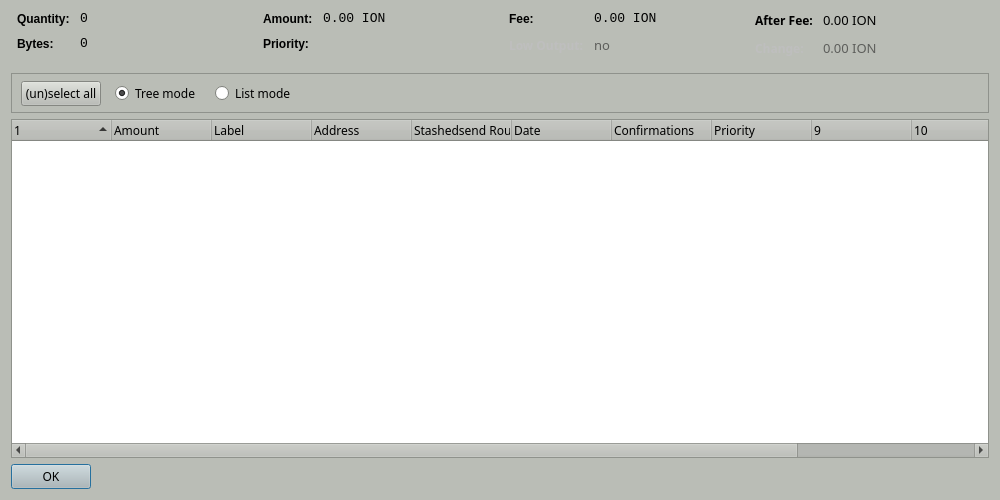
<?xml version="1.0" encoding="UTF-8"?>
<ui version="4.0">
 <class>CoinControlDialog</class>
 <widget class="QDialog" name="CoinControlDialog">
  <property name="geometry">
   <rect>
    <x>0</x>
    <y>0</y>
    <width>1000</width>
    <height>500</height>
   </rect>
  </property>
  <property name="palette">
   <palette>
    <active>
     <colorrole role="WindowText">
      <brush brushstyle="SolidPattern">
       <color alpha="255">
        <red>0</red>
        <green>0</green>
        <blue>0</blue>
       </color>
      </brush>
     </colorrole>
     <colorrole role="Button">
      <brush brushstyle="SolidPattern">
       <color alpha="255">
        <red>186</red>
        <green>189</green>
        <blue>182</blue>
       </color>
      </brush>
     </colorrole>
     <colorrole role="Light">
      <brush brushstyle="SolidPattern">
       <color alpha="255">
        <red>255</red>
        <green>255</green>
        <blue>255</blue>
       </color>
      </brush>
     </colorrole>
     <colorrole role="Midlight">
      <brush brushstyle="SolidPattern">
       <color alpha="255">
        <red>220</red>
        <green>222</green>
        <blue>218</blue>
       </color>
      </brush>
     </colorrole>
     <colorrole role="Dark">
      <brush brushstyle="SolidPattern">
       <color alpha="255">
        <red>93</red>
        <green>94</green>
        <blue>91</blue>
       </color>
      </brush>
     </colorrole>
     <colorrole role="Mid">
      <brush brushstyle="SolidPattern">
       <color alpha="255">
        <red>124</red>
        <green>126</green>
        <blue>121</blue>
       </color>
      </brush>
     </colorrole>
     <colorrole role="Text">
      <brush brushstyle="SolidPattern">
       <color alpha="255">
        <red>0</red>
        <green>0</green>
        <blue>0</blue>
       </color>
      </brush>
     </colorrole>
     <colorrole role="BrightText">
      <brush brushstyle="SolidPattern">
       <color alpha="255">
        <red>255</red>
        <green>255</green>
        <blue>255</blue>
       </color>
      </brush>
     </colorrole>
     <colorrole role="ButtonText">
      <brush brushstyle="SolidPattern">
       <color alpha="255">
        <red>0</red>
        <green>0</green>
        <blue>0</blue>
       </color>
      </brush>
     </colorrole>
     <colorrole role="Base">
      <brush brushstyle="SolidPattern">
       <color alpha="255">
        <red>255</red>
        <green>255</green>
        <blue>255</blue>
       </color>
      </brush>
     </colorrole>
     <colorrole role="Window">
      <brush brushstyle="SolidPattern">
       <color alpha="255">
        <red>186</red>
        <green>189</green>
        <blue>182</blue>
       </color>
      </brush>
     </colorrole>
     <colorrole role="Shadow">
      <brush brushstyle="SolidPattern">
       <color alpha="255">
        <red>0</red>
        <green>0</green>
        <blue>0</blue>
       </color>
      </brush>
     </colorrole>
     <colorrole role="AlternateBase">
      <brush brushstyle="SolidPattern">
       <color alpha="255">
        <red>220</red>
        <green>222</green>
        <blue>218</blue>
       </color>
      </brush>
     </colorrole>
     <colorrole role="ToolTipBase">
      <brush brushstyle="SolidPattern">
       <color alpha="255">
        <red>255</red>
        <green>255</green>
        <blue>220</blue>
       </color>
      </brush>
     </colorrole>
     <colorrole role="ToolTipText">
      <brush brushstyle="SolidPattern">
       <color alpha="255">
        <red>0</red>
        <green>0</green>
        <blue>0</blue>
       </color>
      </brush>
     </colorrole>
    </active>
    <inactive>
     <colorrole role="WindowText">
      <brush brushstyle="SolidPattern">
       <color alpha="255">
        <red>0</red>
        <green>0</green>
        <blue>0</blue>
       </color>
      </brush>
     </colorrole>
     <colorrole role="Button">
      <brush brushstyle="SolidPattern">
       <color alpha="255">
        <red>186</red>
        <green>189</green>
        <blue>182</blue>
       </color>
      </brush>
     </colorrole>
     <colorrole role="Light">
      <brush brushstyle="SolidPattern">
       <color alpha="255">
        <red>255</red>
        <green>255</green>
        <blue>255</blue>
       </color>
      </brush>
     </colorrole>
     <colorrole role="Midlight">
      <brush brushstyle="SolidPattern">
       <color alpha="255">
        <red>220</red>
        <green>222</green>
        <blue>218</blue>
       </color>
      </brush>
     </colorrole>
     <colorrole role="Dark">
      <brush brushstyle="SolidPattern">
       <color alpha="255">
        <red>93</red>
        <green>94</green>
        <blue>91</blue>
       </color>
      </brush>
     </colorrole>
     <colorrole role="Mid">
      <brush brushstyle="SolidPattern">
       <color alpha="255">
        <red>124</red>
        <green>126</green>
        <blue>121</blue>
       </color>
      </brush>
     </colorrole>
     <colorrole role="Text">
      <brush brushstyle="SolidPattern">
       <color alpha="255">
        <red>0</red>
        <green>0</green>
        <blue>0</blue>
       </color>
      </brush>
     </colorrole>
     <colorrole role="BrightText">
      <brush brushstyle="SolidPattern">
       <color alpha="255">
        <red>255</red>
        <green>255</green>
        <blue>255</blue>
       </color>
      </brush>
     </colorrole>
     <colorrole role="ButtonText">
      <brush brushstyle="SolidPattern">
       <color alpha="255">
        <red>0</red>
        <green>0</green>
        <blue>0</blue>
       </color>
      </brush>
     </colorrole>
     <colorrole role="Base">
      <brush brushstyle="SolidPattern">
       <color alpha="255">
        <red>255</red>
        <green>255</green>
        <blue>255</blue>
       </color>
      </brush>
     </colorrole>
     <colorrole role="Window">
      <brush brushstyle="SolidPattern">
       <color alpha="255">
        <red>186</red>
        <green>189</green>
        <blue>182</blue>
       </color>
      </brush>
     </colorrole>
     <colorrole role="Shadow">
      <brush brushstyle="SolidPattern">
       <color alpha="255">
        <red>0</red>
        <green>0</green>
        <blue>0</blue>
       </color>
      </brush>
     </colorrole>
     <colorrole role="AlternateBase">
      <brush brushstyle="SolidPattern">
       <color alpha="255">
        <red>220</red>
        <green>222</green>
        <blue>218</blue>
       </color>
      </brush>
     </colorrole>
     <colorrole role="ToolTipBase">
      <brush brushstyle="SolidPattern">
       <color alpha="255">
        <red>255</red>
        <green>255</green>
        <blue>220</blue>
       </color>
      </brush>
     </colorrole>
     <colorrole role="ToolTipText">
      <brush brushstyle="SolidPattern">
       <color alpha="255">
        <red>0</red>
        <green>0</green>
        <blue>0</blue>
       </color>
      </brush>
     </colorrole>
    </inactive>
    <disabled>
     <colorrole role="WindowText">
      <brush brushstyle="SolidPattern">
       <color alpha="255">
        <red>93</red>
        <green>94</green>
        <blue>91</blue>
       </color>
      </brush>
     </colorrole>
     <colorrole role="Button">
      <brush brushstyle="SolidPattern">
       <color alpha="255">
        <red>186</red>
        <green>189</green>
        <blue>182</blue>
       </color>
      </brush>
     </colorrole>
     <colorrole role="Light">
      <brush brushstyle="SolidPattern">
       <color alpha="255">
        <red>255</red>
        <green>255</green>
        <blue>255</blue>
       </color>
      </brush>
     </colorrole>
     <colorrole role="Midlight">
      <brush brushstyle="SolidPattern">
       <color alpha="255">
        <red>220</red>
        <green>222</green>
        <blue>218</blue>
       </color>
      </brush>
     </colorrole>
     <colorrole role="Dark">
      <brush brushstyle="SolidPattern">
       <color alpha="255">
        <red>93</red>
        <green>94</green>
        <blue>91</blue>
       </color>
      </brush>
     </colorrole>
     <colorrole role="Mid">
      <brush brushstyle="SolidPattern">
       <color alpha="255">
        <red>124</red>
        <green>126</green>
        <blue>121</blue>
       </color>
      </brush>
     </colorrole>
     <colorrole role="Text">
      <brush brushstyle="SolidPattern">
       <color alpha="255">
        <red>93</red>
        <green>94</green>
        <blue>91</blue>
       </color>
      </brush>
     </colorrole>
     <colorrole role="BrightText">
      <brush brushstyle="SolidPattern">
       <color alpha="255">
        <red>255</red>
        <green>255</green>
        <blue>255</blue>
       </color>
      </brush>
     </colorrole>
     <colorrole role="ButtonText">
      <brush brushstyle="SolidPattern">
       <color alpha="255">
        <red>93</red>
        <green>94</green>
        <blue>91</blue>
       </color>
      </brush>
     </colorrole>
     <colorrole role="Base">
      <brush brushstyle="SolidPattern">
       <color alpha="255">
        <red>186</red>
        <green>189</green>
        <blue>182</blue>
       </color>
      </brush>
     </colorrole>
     <colorrole role="Window">
      <brush brushstyle="SolidPattern">
       <color alpha="255">
        <red>186</red>
        <green>189</green>
        <blue>182</blue>
       </color>
      </brush>
     </colorrole>
     <colorrole role="Shadow">
      <brush brushstyle="SolidPattern">
       <color alpha="255">
        <red>0</red>
        <green>0</green>
        <blue>0</blue>
       </color>
      </brush>
     </colorrole>
     <colorrole role="AlternateBase">
      <brush brushstyle="SolidPattern">
       <color alpha="255">
        <red>186</red>
        <green>189</green>
        <blue>182</blue>
       </color>
      </brush>
     </colorrole>
     <colorrole role="ToolTipBase">
      <brush brushstyle="SolidPattern">
       <color alpha="255">
        <red>255</red>
        <green>255</green>
        <blue>220</blue>
       </color>
      </brush>
     </colorrole>
     <colorrole role="ToolTipText">
      <brush brushstyle="SolidPattern">
       <color alpha="255">
        <red>0</red>
        <green>0</green>
        <blue>0</blue>
       </color>
      </brush>
     </colorrole>
    </disabled>
   </palette>
  </property>
  <property name="windowTitle">
   <string>Coin Control</string>
  </property>
  <layout class="QVBoxLayout" name="verticalLayout">
   <item>
    <layout class="QHBoxLayout" name="horizontalLayoutTop" stretch="0,0,0,0">
     <property name="topMargin">
      <number>0</number>
     </property>
     <property name="bottomMargin">
      <number>10</number>
     </property>
     <item>
      <layout class="QFormLayout" name="formLayoutCoinControl1">
       <property name="horizontalSpacing">
        <number>10</number>
       </property>
       <property name="verticalSpacing">
        <number>10</number>
       </property>
       <property name="leftMargin">
        <number>6</number>
       </property>
       <property name="rightMargin">
        <number>6</number>
       </property>
       <item row="0" column="0">
        <widget class="QLabel" name="labelCoinControlQuantityText">
         <property name="styleSheet">
          <string notr="true">font-weight:bold;</string>
         </property>
         <property name="text">
          <string>Quantity:</string>
         </property>
        </widget>
       </item>
       <item row="0" column="1">
        <widget class="QLabel" name="labelCoinControlQuantity">
         <property name="font">
          <font>
           <family>Monospace</family>
           <pointsize>10</pointsize>
          </font>
         </property>
         <property name="cursor">
          <cursorShape>IBeamCursor</cursorShape>
         </property>
         <property name="contextMenuPolicy">
          <enum>Qt::ActionsContextMenu</enum>
         </property>
         <property name="text">
          <string notr="true">0</string>
         </property>
         <property name="textInteractionFlags">
          <set>Qt::LinksAccessibleByMouse|Qt::TextSelectableByKeyboard|Qt::TextSelectableByMouse</set>
         </property>
        </widget>
       </item>
       <item row="1" column="0">
        <widget class="QLabel" name="labelCoinControlBytesText">
         <property name="styleSheet">
          <string notr="true">font-weight:bold;</string>
         </property>
         <property name="text">
          <string>Bytes:</string>
         </property>
        </widget>
       </item>
       <item row="1" column="1">
        <widget class="QLabel" name="labelCoinControlBytes">
         <property name="font">
          <font>
           <family>Monospace</family>
           <pointsize>10</pointsize>
          </font>
         </property>
         <property name="cursor">
          <cursorShape>IBeamCursor</cursorShape>
         </property>
         <property name="contextMenuPolicy">
          <enum>Qt::ActionsContextMenu</enum>
         </property>
         <property name="text">
          <string notr="true">0</string>
         </property>
         <property name="textInteractionFlags">
          <set>Qt::LinksAccessibleByMouse|Qt::TextSelectableByKeyboard|Qt::TextSelectableByMouse</set>
         </property>
        </widget>
       </item>
      </layout>
     </item>
     <item>
      <layout class="QFormLayout" name="formLayoutCoinControl2">
       <property name="horizontalSpacing">
        <number>10</number>
       </property>
       <property name="verticalSpacing">
        <number>10</number>
       </property>
       <property name="leftMargin">
        <number>6</number>
       </property>
       <property name="rightMargin">
        <number>6</number>
       </property>
       <item row="0" column="0">
        <widget class="QLabel" name="labelCoinControlAmountText">
         <property name="styleSheet">
          <string notr="true">font-weight:bold;</string>
         </property>
         <property name="text">
          <string>Amount:</string>
         </property>
        </widget>
       </item>
       <item row="0" column="1">
        <widget class="QLabel" name="labelCoinControlAmount">
         <property name="font">
          <font>
           <family>Monospace</family>
           <pointsize>10</pointsize>
          </font>
         </property>
         <property name="cursor">
          <cursorShape>IBeamCursor</cursorShape>
         </property>
         <property name="contextMenuPolicy">
          <enum>Qt::ActionsContextMenu</enum>
         </property>
         <property name="text">
          <string notr="true">0.00 ION</string>
         </property>
         <property name="textInteractionFlags">
          <set>Qt::LinksAccessibleByMouse|Qt::TextSelectableByKeyboard|Qt::TextSelectableByMouse</set>
         </property>
        </widget>
       </item>
       <item row="1" column="0">
        <widget class="QLabel" name="labelCoinControlPriorityText">
         <property name="styleSheet">
          <string notr="true">font-weight:bold;</string>
         </property>
         <property name="text">
          <string>Priority:</string>
         </property>
        </widget>
       </item>
       <item row="1" column="1">
        <widget class="QLabel" name="labelCoinControlPriority">
         <property name="font">
          <font>
           <family>Monospace</family>
           <pointsize>10</pointsize>
          </font>
         </property>
         <property name="cursor">
          <cursorShape>IBeamCursor</cursorShape>
         </property>
         <property name="contextMenuPolicy">
          <enum>Qt::ActionsContextMenu</enum>
         </property>
         <property name="text">
          <string/>
         </property>
         <property name="textInteractionFlags">
          <set>Qt::LinksAccessibleByMouse|Qt::TextSelectableByKeyboard|Qt::TextSelectableByMouse</set>
         </property>
        </widget>
       </item>
      </layout>
     </item>
     <item>
      <layout class="QFormLayout" name="formLayoutCoinControl3">
       <property name="horizontalSpacing">
        <number>10</number>
       </property>
       <property name="verticalSpacing">
        <number>10</number>
       </property>
       <property name="leftMargin">
        <number>6</number>
       </property>
       <property name="rightMargin">
        <number>6</number>
       </property>
       <item row="0" column="0">
        <widget class="QLabel" name="labelCoinControlFeeText">
         <property name="styleSheet">
          <string notr="true">font-weight:bold;</string>
         </property>
         <property name="text">
          <string>Fee:</string>
         </property>
        </widget>
       </item>
       <item row="0" column="1">
        <widget class="QLabel" name="labelCoinControlFee">
         <property name="font">
          <font>
           <family>Monospace</family>
           <pointsize>10</pointsize>
          </font>
         </property>
         <property name="cursor">
          <cursorShape>IBeamCursor</cursorShape>
         </property>
         <property name="contextMenuPolicy">
          <enum>Qt::ActionsContextMenu</enum>
         </property>
         <property name="text">
          <string notr="true">0.00 ION</string>
         </property>
         <property name="textInteractionFlags">
          <set>Qt::LinksAccessibleByMouse|Qt::TextSelectableByKeyboard|Qt::TextSelectableByMouse</set>
         </property>
        </widget>
       </item>
       <item row="1" column="0">
        <widget class="QLabel" name="labelCoinControlLowOutputText">
         <property name="enabled">
          <bool>false</bool>
         </property>
         <property name="font">
          <font>
           <family>Sawasdee</family>
           <weight>75</weight>
           <bold>true</bold>
          </font>
         </property>
         <property name="styleSheet">
          <string notr="true">font-weight:bold;</string>
         </property>
         <property name="text">
          <string>Low Output:</string>
         </property>
        </widget>
       </item>
       <item row="1" column="1">
        <widget class="QLabel" name="labelCoinControlLowOutput">
         <property name="enabled">
          <bool>false</bool>
         </property>
         <property name="font">
          <font>
           <family>Sawasdee</family>
           <pointsize>10</pointsize>
          </font>
         </property>
         <property name="cursor">
          <cursorShape>IBeamCursor</cursorShape>
         </property>
         <property name="contextMenuPolicy">
          <enum>Qt::ActionsContextMenu</enum>
         </property>
         <property name="text">
          <string notr="true">no</string>
         </property>
         <property name="textInteractionFlags">
          <set>Qt::LinksAccessibleByMouse|Qt::TextSelectableByKeyboard|Qt::TextSelectableByMouse</set>
         </property>
        </widget>
       </item>
      </layout>
     </item>
     <item>
      <layout class="QFormLayout" name="formLayoutCoinControl4">
       <property name="horizontalSpacing">
        <number>10</number>
       </property>
       <property name="verticalSpacing">
        <number>10</number>
       </property>
       <property name="leftMargin">
        <number>6</number>
       </property>
       <property name="rightMargin">
        <number>6</number>
       </property>
       <item row="0" column="0">
        <widget class="QLabel" name="labelCoinControlAfterFeeText">
         <property name="font">
          <font>
           <family>Sawasdee</family>
           <weight>75</weight>
           <bold>true</bold>
          </font>
         </property>
         <property name="styleSheet">
          <string notr="true">font-weight:bold;</string>
         </property>
         <property name="text">
          <string>After Fee:</string>
         </property>
        </widget>
       </item>
       <item row="0" column="1">
        <widget class="QLabel" name="labelCoinControlAfterFee">
         <property name="font">
          <font>
           <family>Sawasdee</family>
           <pointsize>10</pointsize>
          </font>
         </property>
         <property name="cursor">
          <cursorShape>IBeamCursor</cursorShape>
         </property>
         <property name="contextMenuPolicy">
          <enum>Qt::ActionsContextMenu</enum>
         </property>
         <property name="text">
          <string notr="true">0.00 ION</string>
         </property>
         <property name="textInteractionFlags">
          <set>Qt::LinksAccessibleByMouse|Qt::TextSelectableByKeyboard|Qt::TextSelectableByMouse</set>
         </property>
        </widget>
       </item>
       <item row="1" column="0">
        <widget class="QLabel" name="labelCoinControlChangeText">
         <property name="enabled">
          <bool>false</bool>
         </property>
         <property name="font">
          <font>
           <family>Sawasdee</family>
           <weight>75</weight>
           <bold>true</bold>
          </font>
         </property>
         <property name="styleSheet">
          <string notr="true">font-weight:bold;</string>
         </property>
         <property name="text">
          <string>Change:</string>
         </property>
        </widget>
       </item>
       <item row="1" column="1">
        <widget class="QLabel" name="labelCoinControlChange">
         <property name="enabled">
          <bool>false</bool>
         </property>
         <property name="font">
          <font>
           <family>Sawasdee</family>
           <pointsize>10</pointsize>
          </font>
         </property>
         <property name="cursor">
          <cursorShape>IBeamCursor</cursorShape>
         </property>
         <property name="contextMenuPolicy">
          <enum>Qt::ActionsContextMenu</enum>
         </property>
         <property name="text">
          <string notr="true">0.00 ION</string>
         </property>
         <property name="textInteractionFlags">
          <set>Qt::LinksAccessibleByMouse|Qt::TextSelectableByKeyboard|Qt::TextSelectableByMouse</set>
         </property>
        </widget>
       </item>
      </layout>
     </item>
    </layout>
   </item>
   <item>
    <widget class="QFrame" name="frame">
     <property name="minimumSize">
      <size>
       <width>0</width>
       <height>40</height>
      </size>
     </property>
     <property name="font">
      <font>
       <family>Sawasdee</family>
      </font>
     </property>
     <property name="frameShape">
      <enum>QFrame::StyledPanel</enum>
     </property>
     <property name="frameShadow">
      <enum>QFrame::Sunken</enum>
     </property>
     <widget class="QWidget" name="horizontalLayoutWidget">
      <property name="geometry">
       <rect>
        <x>10</x>
        <y>0</y>
        <width>781</width>
        <height>41</height>
       </rect>
      </property>
      <property name="font">
       <font>
        <family>Sawasdee</family>
       </font>
      </property>
      <layout class="QHBoxLayout" name="horizontalLayoutPanel" stretch="0,0,0,0">
       <property name="spacing">
        <number>14</number>
       </property>
       <item>
        <widget class="QPushButton" name="pushButtonSelectAll">
         <property name="sizePolicy">
          <sizepolicy hsizetype="Maximum" vsizetype="Fixed">
           <horstretch>0</horstretch>
           <verstretch>0</verstretch>
          </sizepolicy>
         </property>
         <property name="font">
          <font>
           <family>Sawasdee</family>
          </font>
         </property>
         <property name="text">
          <string>(un)select all</string>
         </property>
        </widget>
       </item>
       <item>
        <widget class="QRadioButton" name="radioTreeMode">
         <property name="sizePolicy">
          <sizepolicy hsizetype="Maximum" vsizetype="Fixed">
           <horstretch>0</horstretch>
           <verstretch>0</verstretch>
          </sizepolicy>
         </property>
         <property name="font">
          <font>
           <family>Sawasdee</family>
          </font>
         </property>
         <property name="text">
          <string>Tree mode</string>
         </property>
         <property name="checked">
          <bool>true</bool>
         </property>
        </widget>
       </item>
       <item>
        <widget class="QRadioButton" name="radioListMode">
         <property name="sizePolicy">
          <sizepolicy hsizetype="Maximum" vsizetype="Fixed">
           <horstretch>0</horstretch>
           <verstretch>0</verstretch>
          </sizepolicy>
         </property>
         <property name="font">
          <font>
           <family>Sawasdee</family>
          </font>
         </property>
         <property name="text">
          <string>List mode</string>
         </property>
        </widget>
       </item>
       <item>
        <spacer name="horizontalSpacer">
         <property name="font">
          <font>
           <family>Sawasdee</family>
          </font>
         </property>
         <property name="orientation">
          <enum>Qt::Horizontal</enum>
         </property>
         <property name="sizeHint" stdset="0">
          <size>
           <width>40</width>
           <height>20</height>
          </size>
         </property>
        </spacer>
       </item>
      </layout>
     </widget>
    </widget>
   </item>
   <item>
    <widget class="CoinControlTreeWidget" name="treeWidget">
     <property name="font">
      <font>
       <family>Sawasdee</family>
      </font>
     </property>
     <property name="contextMenuPolicy">
      <enum>Qt::CustomContextMenu</enum>
     </property>
     <property name="sortingEnabled">
      <bool>false</bool>
     </property>
     <property name="columnCount">
      <number>12</number>
     </property>
     <attribute name="headerShowSortIndicator" stdset="0">
      <bool>true</bool>
     </attribute>
     <attribute name="headerStretchLastSection">
      <bool>false</bool>
     </attribute>
     <column>
      <property name="text">
       <string/>
      </property>
     </column>
     <column>
      <property name="text">
       <string>Amount</string>
      </property>
     </column>
     <column>
      <property name="text">
       <string>Label</string>
      </property>
     </column>
     <column>
      <property name="text">
       <string>Address</string>
      </property>
     </column>
     <column>
      <property name="text">
       <string>Stashedsend Rounds</string>
      </property>
     </column>
     <column>
      <property name="text">
       <string>Date</string>
      </property>
     </column>
     <column>
      <property name="text">
       <string>Confirmations</string>
      </property>
      <property name="toolTip">
       <string>Confirmed</string>
      </property>
     </column>
     <column>
      <property name="text">
       <string>Priority</string>
      </property>
     </column>
     <column>
      <property name="text">
       <string/>
      </property>
     </column>
     <column>
      <property name="text">
       <string/>
      </property>
     </column>
     <column>
      <property name="text">
       <string/>
      </property>
     </column>
     <column>
      <property name="text">
       <string/>
      </property>
     </column>
    </widget>
   </item>
   <item>
    <widget class="QDialogButtonBox" name="buttonBox">
     <property name="sizePolicy">
      <sizepolicy hsizetype="Maximum" vsizetype="Fixed">
       <horstretch>0</horstretch>
       <verstretch>0</verstretch>
      </sizepolicy>
     </property>
     <property name="font">
      <font>
       <family>Sawasdee</family>
      </font>
     </property>
     <property name="orientation">
      <enum>Qt::Horizontal</enum>
     </property>
     <property name="standardButtons">
      <set>QDialogButtonBox::Ok</set>
     </property>
    </widget>
   </item>
  </layout>
 </widget>
 <customwidgets>
  <customwidget>
   <class>CoinControlTreeWidget</class>
   <extends>QTreeWidget</extends>
   <header>coincontroltreewidget.h</header>
  </customwidget>
 </customwidgets>
 <resources/>
 <connections/>
</ui>
